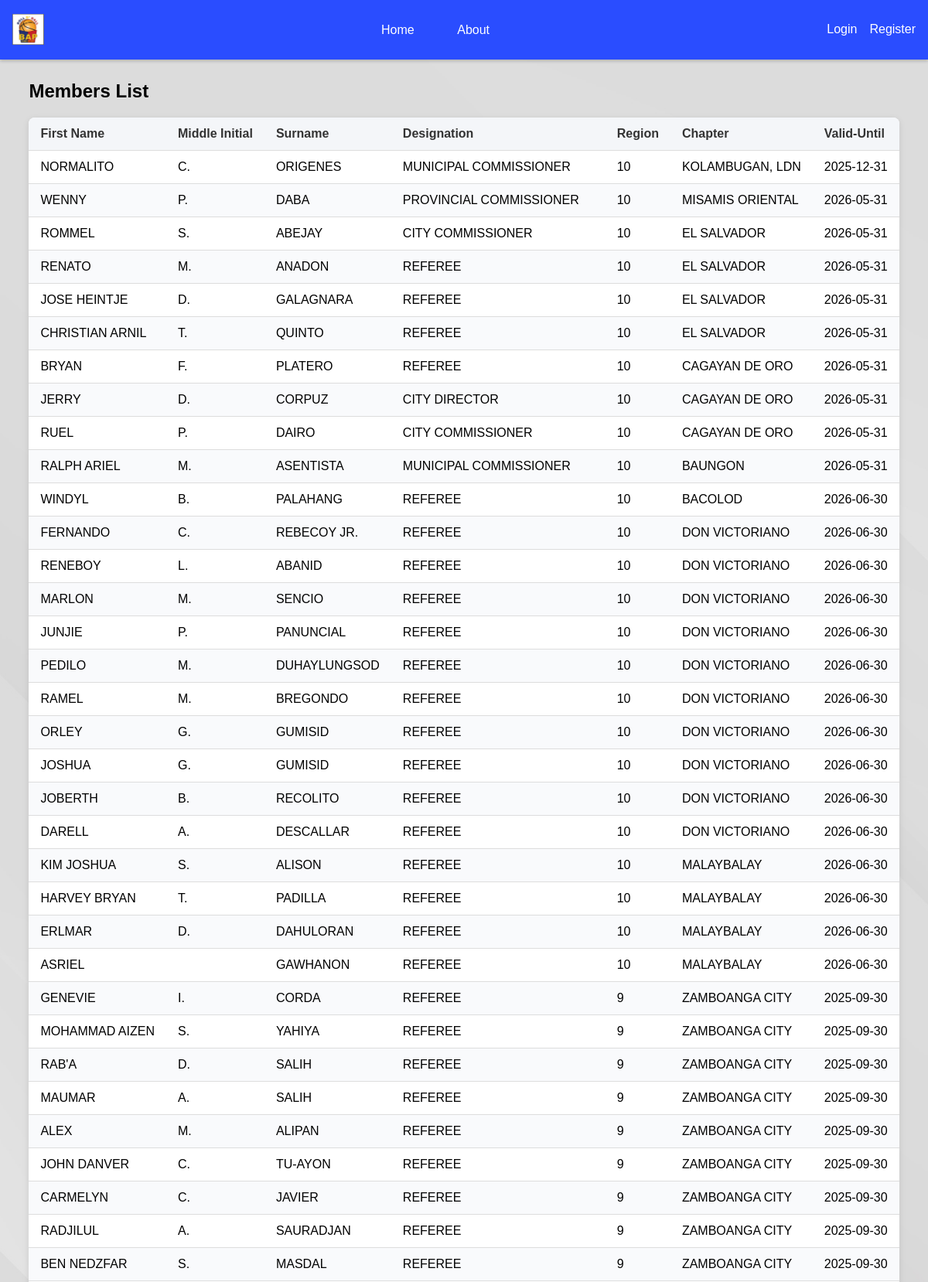
/directory.php (upper part), run on the app's committed database.
### tables this page shows
CREATE TABLE `members` (
  `surname` varchar(50) NOT NULL,
  `first_name` varchar(100) NOT NULL,
  `middle_initial` varchar(5) NOT NULL,
  `designation` varchar(50) NOT NULL,
  `id_number` varchar(12) NOT NULL,
  `region` varchar(5) NOT NULL,
  `chapter` varchar(50) NOT NULL,
  `valid_until` date NOT NULL
);

### directory.php (the view, shortened to what this page needs)
<?php include 'header.php';   ?>
<html>
<head>
    <link rel="stylesheet" href="test.css">
</head>
<body>
    <div class="directory">
    <h2>Members List</h2>
    <table id="MembersTable">
        <thead>
        <tr>
            <th>First Name</th>
            <th>Middle Initial</th>
            <th>Surname</th>
            <th>Designation</th>
            <th>Region</th>
            <th>Chapter</th>
            <th>Valid-Until</th>
        </tr>
        </thead>
        <tbody>
        <?php
        $stmt = "SELECT first_name, middle_initial, surname, designation, region, chapter, valid_until FROM members";
        $result = $conn->query($stmt);
        if ($result->num_rows > 0) {
            while ($row = $result->fetch_assoc()) {
                echo "<tr>";
                echo "<td>" . $row["first_name"] . "</td>";
                echo "<td>" . $row["middle_initial"] . "</td>";
                echo "<td>" . $row["surname"] . "</td>";
                echo "<td>" . $row["designation"] . "</td>";
                echo "<td>" . $row["region"] . "</td>";
                echo "<td>" . $row["chapter"] . "</td>";
                echo "<td>" . $row["valid_until"] . "</td>";
                echo "</tr>";
            }
        } else {
        echo "<tr><td colspan='4'>No records found</td></tr>";
        }
        ?>
        </tbody>
    </table>
    </div>
</body>
</html>

### header.php (shortened to what this page needs)
<header>
    <div class="header-container">
        <img src="images/BAP Federation.jpg" alt="BAP" class="logo">
        <nav class="nav-links">
            <a href="home.html">Home</a>
            <a href="about.html">About</a>
        </nav>
        <div class="user-options">
            <a href="login.php" class="login">Login</a>
            <a href="register.php" class="register">Register</a>
        </div>
    </div>
</header>

### test.css (style rules this page uses)
body { font-family: Arial, sans-serif; display: flex; align-items: center; justify-content: center; min-height: 100vh; margin: 0; background-image: url('images/background.jpg'); background-size: cover; background-repeat: no-repeat; background-attachment: fixed; background-position: center; }
body::before { content: ""; position: fixed; top: 0; left: 0; width: 100%; height: 100%; background: rgba(0, 0, 0, 0.1); z-index: -1; pointer-events: none; }
header { width: 100%; background-color: #2a4dff; color: white; padding: 1.15rem 0; position: fixed; top: 0; left: 0; z-index: 1000; box-shadow: 0px 2px 4px rgba(0, 0, 0, 0.2); }
.directory { margin-top: 4rem; padding: 20px; }
table { width: 100%; border-collapse: collapse; box-shadow: 0 2px 8px rgba(0, 0, 0, 0.1); background-color: white; border-radius: 8px; overflow: hidden; }
th, td { padding: 12px 15px; text-align: left; border-bottom: 1px solid #ddd; }
th { background-color: #f4f6f9; color: #333; font-weight: bold; }
tr:nth-child(even) { background-color: #f9fafc; }
td, th { text-align: left; }
.header-container { max-width: 1200px; margin: 0 auto; padding: 0 1rem; display: flex; align-items: center; justify-content: space-between; }
.logo { height: 40px; margin-right: 1rem; transition: opacity 0.3s ease; }
.nav-links a { margin: 0 1rem; color: #ffffff; text-decoration: none; font-size: 1rem; font-weight: 500; position: relative; padding: 0.3rem 0.6rem; transition: all 0.3s ease; border-radius: 6px; }
.user-options { display: flex; align-items: center; }
.user-options a, .username { margin-left: 1rem; color: white; font-size: 1rem; font-weight: 500; text-decoration: none; transition: all 0.3s ease; }

### data on the page
members: first_name "NORMALITO", middle_initial "C.", surname "ORIGENES", designation "MUNICIPAL COMMISSIONER", region "10", chapter "KOLAMBUGAN, LDN", valid_until "2025-12-31"
members: first_name "WENNY", middle_initial "P.", surname "DABA", designation "PROVINCIAL COMMISSIONER", region "10", chapter "MISAMIS ORIENTAL", valid_until "2026-05-31"
members: first_name "ROMMEL", middle_initial "S.", surname "ABEJAY", designation "CITY COMMISSIONER", region "10", chapter "EL SALVADOR", valid_until "2026-05-31"
members: first_name "RENATO", middle_initial "M.", surname "ANADON", designation "REFEREE", region "10", chapter "EL SALVADOR", valid_until "2026-05-31"
members: first_name "JOSE HEINTJE", middle_initial "D.", surname "GALAGNARA", designation "REFEREE", region "10", chapter "EL SALVADOR", valid_until "2026-05-31"
members: first_name "CHRISTIAN ARNIL", middle_initial "T.", surname "QUINTO", designation "REFEREE", region "10", chapter "EL SALVADOR", valid_until "2026-05-31"
members: first_name "BRYAN", middle_initial "F.", surname "PLATERO", designation "REFEREE", region "10", chapter "CAGAYAN DE ORO", valid_until "2026-05-31"
members: first_name "JERRY", middle_initial "D.", surname "CORPUZ", designation "CITY DIRECTOR", region "10", chapter "CAGAYAN DE ORO", valid_until "2026-05-31"
members: first_name "RUEL", middle_initial "P.", surname "DAIRO", designation "CITY COMMISSIONER", region "10", chapter "CAGAYAN DE ORO", valid_until "2026-05-31"
members: first_name "RALPH ARIEL", middle_initial "M.", surname "ASENTISTA", designation "MUNICIPAL COMMISSIONER", region "10", chapter "BAUNGON", valid_until "2026-05-31"
members: first_name "WINDYL", middle_initial "B.", surname "PALAHANG", designation "REFEREE", region "10", chapter "BACOLOD", valid_until "2026-06-30"
members: first_name "FERNANDO", middle_initial "C.", surname "REBECOY JR.", designation "REFEREE", region "10", chapter "DON VICTORIANO", valid_until "2026-06-30"
members: first_name "RENEBOY", middle_initial "L.", surname "ABANID", designation "REFEREE", region "10", chapter "DON VICTORIANO", valid_until "2026-06-30"
members: first_name "MARLON", middle_initial "M.", surname "SENCIO", designation "REFEREE", region "10", chapter "DON VICTORIANO", valid_until "2026-06-30"
members: first_name "JUNJIE", middle_initial "P.", surname "PANUNCIAL", designation "REFEREE", region "10", chapter "DON VICTORIANO", valid_until "2026-06-30"
members: first_name "PEDILO", middle_initial "M.", surname "DUHAYLUNGSOD", designation "REFEREE", region "10", chapter "DON VICTORIANO", valid_until "2026-06-30"
members: first_name "RAMEL", middle_initial "M.", surname "BREGONDO", designation "REFEREE", region "10", chapter "DON VICTORIANO", valid_until "2026-06-30"
members: first_name "ORLEY", middle_initial "G.", surname "GUMISID", designation "REFEREE", region "10", chapter "DON VICTORIANO", valid_until "2026-06-30"
members: first_name "JOSHUA", middle_initial "G.", surname "GUMISID", designation "REFEREE", region "10", chapter "DON VICTORIANO", valid_until "2026-06-30"
members: first_name "JOBERTH", middle_initial "B.", surname "RECOLITO", designation "REFEREE", region "10", chapter "DON VICTORIANO", valid_until "2026-06-30"
members: first_name "DARELL", middle_initial "A.", surname "DESCALLAR", designation "REFEREE", region "10", chapter "DON VICTORIANO", valid_until "2026-06-30"
members: first_name "KIM JOSHUA", middle_initial "S.", surname "ALISON", designation "REFEREE", region "10", chapter "MALAYBALAY", valid_until "2026-06-30"
members: first_name "HARVEY BRYAN", middle_initial "T.", surname "PADILLA", designation "REFEREE", region "10", chapter "MALAYBALAY", valid_until "2026-06-30"
members: first_name "ERLMAR", middle_initial "D.", surname "DAHULORAN", designation "REFEREE", region "10", chapter "MALAYBALAY", valid_until "2026-06-30"
members: first_name "ASRIEL", surname "GAWHANON", designation "REFEREE", region "10", chapter "MALAYBALAY", valid_until "2026-06-30"
members: first_name "GENEVIE", middle_initial "I.", surname "CORDA", designation "REFEREE", region "9", chapter "ZAMBOANGA CITY", valid_until "2025-09-30"
members: first_name "MOHAMMAD AIZEN", middle_initial "S.", surname "YAHIYA", designation "REFEREE", region "9", chapter "ZAMBOANGA CITY", valid_until "2025-09-30"
members: first_name "RAB'A", middle_initial "D.", surname "SALIH", designation "REFEREE", region "9", chapter "ZAMBOANGA CITY", valid_until "2025-09-30"
members: first_name "MAUMAR", middle_initial "A.", surname "SALIH", designation "REFEREE", region "9", chapter "ZAMBOANGA CITY", valid_until "2025-09-30"
members: first_name "ALEX", middle_initial "M.", surname "ALIPAN", designation "REFEREE", region "9", chapter "ZAMBOANGA CITY", valid_until "2025-09-30"
members: first_name "JOHN DANVER", middle_initial "C.", surname "TU-AYON", designation "REFEREE", region "9", chapter "ZAMBOANGA CITY", valid_until "2025-09-30"
members: first_name "CARMELYN", middle_initial "C.", surname "JAVIER", designation "REFEREE", region "9", chapter "ZAMBOANGA CITY", valid_until "2025-09-30"
members: first_name "RADJILUL", middle_initial "A.", surname "SAURADJAN", designation "REFEREE", region "9", chapter "ZAMBOANGA CITY", valid_until "2025-09-30"
members: first_name "BEN NEDZFAR", middle_initial "S.", surname "MASDAL", designation "REFEREE", region "9", chapter "ZAMBOANGA CITY", valid_until "2025-09-30"
